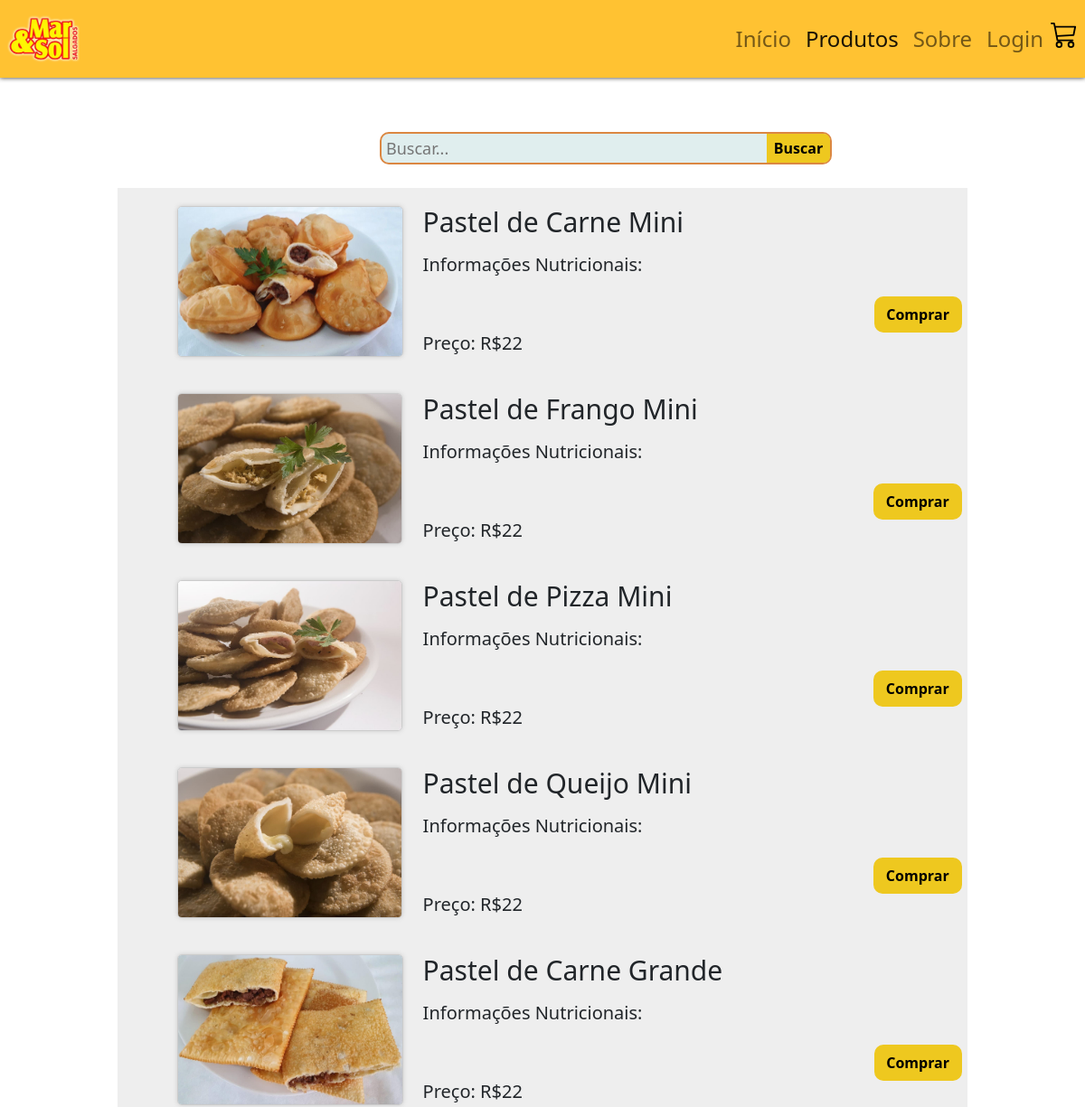
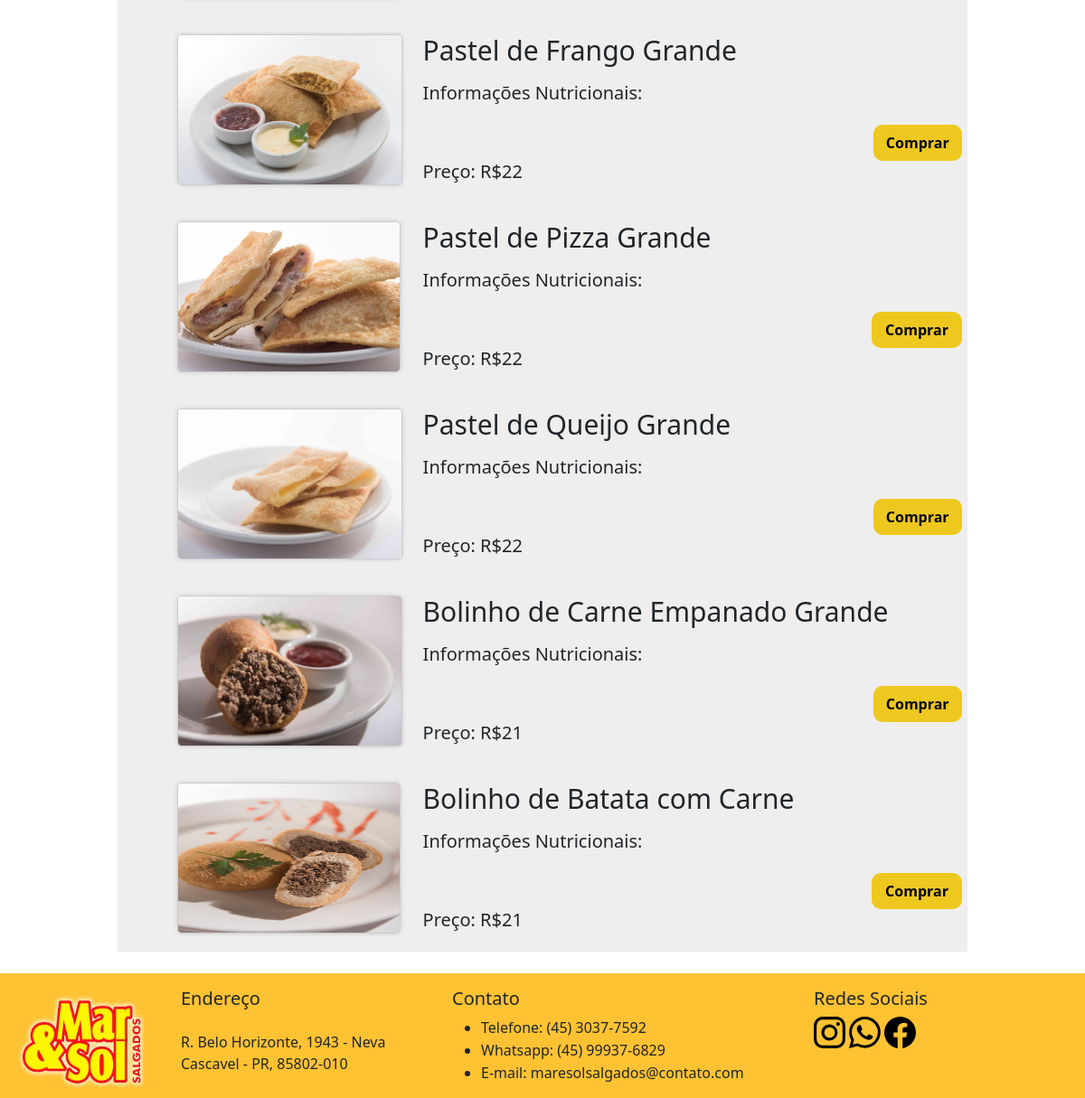
The page /PHP/Home/product.php on the database its author committed (2 pictures, top to bottom).
### tables this page shows
CREATE TABLE produtos (
    idproduto INT NOT NULL PRIMARY KEY AUTO_INCREMENT,
    nomeproduto VARCHAR(100) NOT NULL,
    peso FLOAT(5,2) NOT NULL,
    preco FLOAT(5,2) NOT NULL,
    imagem VARCHAR(200),                                            
    info TEXT(500),
    fk_idcategoria INT NOT NULL,
    status CHAR(1) DEFAULT('A') CHECK (status IN ('A' , 'I')),
    FOREIGN KEY (fk_idcategoria) REFERENCES categorias(idcategoria)
);

### PHP/Home/product.php (the view, shortened to what this page needs)
<?php
    $pdo = conectar();
?>
<!DOCTYPE html>
<html lang="pt-br">
<head>
    <link href="https://cdn.jsdelivr.net/npm/bootstrap@5.2.0-beta1/dist/css/bootstrap.min.css" rel="stylesheet">
    <link rel="stylesheet" type="text/css" href="../../CSS/style-product.css">
</head>
<body>
    <?php include("../class/header.php"); ?>
    <main>
        <div class="corpo">
            <div class="divBusca">
            <form method="POST">
                <input type="text" class="txtBusca" id="busca" name="busca" placeholder="Buscar..." />
                <button class="btnBusca" name="btnBusca" type="submit">Buscar</button>
            </form>
            </div>
        </div>
        <?php
        if (isset($_POST['btnBusca'])) {
            $busca    = isset($_POST['busca']) ? $_POST['busca'] : ' ';
            $sql = "SELECT * FROM produtos WHERE nomeproduto LIKE ?";
            $stmt = $pdo->prepare($sql);
            $buscaGeral = '%' . $busca . '%';
            $stmt->bindParam(1, $buscaGeral);
        } else {
            $sql = "SELECT * FROM produtos LIMIT 10";
            $stmt = $pdo->prepare($sql);
        }
        $stmt->execute();
        $produto = $stmt->fetchAll();
        ?>
        <br><br><br><br>
        <ul class="produtos">
        <?php foreach ($produto as $p) { ?>
                <li class="produto">
                    <img src="../../IMG/food/<?php echo $p['imagem']; ?>" alt="<?php echo $p['nomeproduto']; ?>" width="300px" height="167px">
                    <h1 class="product-text"><?php echo $p['nomeproduto']; ?></h1>
                    <p class="product-text">Informações Nutricionais:</p>
                    <h2 class="product-text">Preço: R$<?php echo $p['preco']; ?></h2>
                    <button class="btncomprar" name="btncomprar" type="submit">Comprar</button>
                </li>
            <?php } ?>
        </ul>
    </main>
    <?php include("../class/footer.php");
    exit();?>

### PHP/class/header.php (shortened to what this page needs)
<link rel="stylesheet" type="text/css" href="../../CSS/style-header.css">
<header>
<nav class="navbar navbar-expand-lg color-header p-2">
        <a class="navbar-brand" href="index.php">
        </a>
    </nav>
    <nav class="navbar navbar-expand-lg color-header fixed-top p-2">
        <a class="navbar-brand" href="index.php">
            <img src="../../IMG/logo.png" alt="" width="80" height="60">
        </a>
        <div class="collapse navbar-collapse justify-content-end fs-4" id="navbarNavAltMarkup">
            <div class="navbar-nav">
                <a class="nav-link navPage" aria-current="page" href="../Home/index.php" id="home">Início</a>
                <a class="nav-link navPage" href="../Home/product.php" id="product">Produtos</a>
                <a class="nav-link navPage" href="../Home/about.php" id="about">Sobre</a>
                <a class="nav-link navPage" href="<?php if($_SESSION['usuario'] == null) echo "../Home/login.php";
                                                        else {
                                                            if($_SESSION['acesso'] == "Admin") echo "../Admin/index.php";
                                                            else echo "../Home/index.php";
                                                        } ?>" id="makeRequest"><?php if($_SESSION['usuario'] == null) echo "Login"; else echo $_SESSION['usuario'] ?></a>
                <div class="perfil_carrinho">
                    <a href="carrinho.php">
                    </a>
                </div>
            </div>
        </div>
    </nav>
</header>

### PHP/class/footer.php (shortened to what this page needs)
<link rel="stylesheet" type="text/css" href="../../CSS/style-footer.css">
<footer>
        <div class="container-footer">
            <div class="row pt-3 w-100">
                <div class="col-sm-2">
                    <a class="navbar-brand logo-f" href="index.php">
                        <img src="../../IMG/logo.png" alt="Logo">
                    </a>
                </div>
                <div class="col-sm-3 font-f">
                    <h5>Endereço</h5>
                    <p class="pt-3">R. Belo Horizonte, 1943 - Neva<br>Cascavel - PR, 85802-010</p>
                </div>
                <div class="col-sm-4 font-f">
                    <h5>Contato</h5>
                    <ul>
                        <li>
                            <p class="contact">Telefone: (45) 3037-7592</p>
                        </li>
                        <li>
                            <p class="contact">Whatsapp: (45) 99937-6829</p>
                        </li>
                        <li>
                            <p class="contact">E-mail: maresolsalgados@contato.com </p>
                        </li>
                    </ul>
                </div>
                <div class="col-sm-2 font-f">
                    <h5>Redes Sociais</h5>
                    <a href="https://www.instagram.com/maresolsalgados/">
                </a>
                <a href="https://api.whatsapp.com/send/?phone=5500000000000&text=Olá%2C+gostaria+de+um+orçamento&app_absent=0">
                </a>
                <a href="https://www.facebook.com/maresolsalgados/">
                </div>
            </div>
        </div>
    </footer>

### CSS/style-product.css (style rules this page uses)
.produtos { width: 940px; margin: 0 auto; background-color: #eeeeee; margin-bottom: 2%; }
.produto { padding-left: 225px; display: flex; width: 100%; vertical-align: top; margin: 0 1.5%; padding: 20px 20px; box-sizing: border-box; border-radius: 10px; }
.produto img { margin-right: 20px; background: #fff; border: 1px solid #ccc; border-radius: 5px; box-shadow: 0 0 5px #ccc; width: 250px; }
.produto p { display: block; margin: 50px 272px; position:absolute; height: 50px; font-size: 20px; }
.produto h2 { display: block; margin: 140px 272px; position:absolute; font-size: 20px; }
.produto h1 { position: absolute; margin-left: 272px; display: block; height: 50px; font-size: 30px; }
.divBusca { background-color:#E0EEEE; border:solid 2px #db8742; border-radius:10px; width:500px; height:36px; }
.txtBusca { float:left; background-color:transparent; padding-left:5px; font-size:18px; border:none; height:32px; width:425px; }
.btnBusca { border:none; float:right; height:32px; border-radius:0 7px 7px 0; width:70px; font-weight:bold; background:#eec81f; }
.corpo { margin: 5% 0 -70px 35%; }
.btncomprar { border-radius: 10px; border:none; height:40px; width:100px; font-weight:bold; display: block; background:#eec81f; margin-left: 501px; margin-top: 100px; }

### CSS/style-header.css (style rules this page uses)
.color-header { background-color: rgb(255, 194, 50); }
nav { box-shadow: 0px 0px 5px #00000074; }

### CSS/style-footer.css (style rules this page uses)
a { color: black; text-decoration: none; }
.container-footer { background-color: rgb(255, 194, 50); }
.font-f { font-family:'Segoe UI', Tahoma, Geneva, Verdana, sans-serif; }
.contact { margin: 0 0 1px; }
.logo-f > img { width: 160px; height: 120px; padding-left: 20px; }

### rows shown on the page
produtos: imagem (picture), nomeproduto "Pastel de Carne Mini", preco "22"
produtos: imagem (picture), nomeproduto "Pastel de Frango Mini", preco "22"
produtos: imagem (picture), nomeproduto "Pastel de Pizza Mini", preco "22"
produtos: imagem (picture), nomeproduto "Pastel de Queijo Mini", preco "22"
produtos: imagem (picture), nomeproduto "Pastel de Carne Grande", preco "22"
produtos: imagem (picture), nomeproduto "Pastel de Frango Grande", preco "22"
produtos: imagem (picture), nomeproduto "Pastel de Pizza Grande", preco "22"
produtos: imagem (picture), nomeproduto "Pastel de Queijo Grande", preco "22"
produtos: imagem (picture), nomeproduto "Bolinho de Carne Empanado Grande", preco "21"
produtos: imagem (picture), nomeproduto "Bolinho de Batata com Carne", preco "21"
